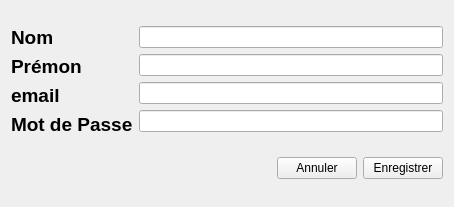
<?xml version="1.0" encoding="UTF-8"?>
<ui version="4.0">
 <class>NewAccount</class>
 <widget class="QWidget" name="NewAccount">
  <property name="geometry">
   <rect>
    <x>0</x>
    <y>0</y>
    <width>454</width>
    <height>207</height>
   </rect>
  </property>
  <property name="windowTitle">
   <string>Form</string>
  </property>
  <layout class="QVBoxLayout" name="verticalLayout_3" stretch="1,0">
   <item>
    <layout class="QHBoxLayout" name="horizontalLayout" stretch="0,0">
     <item>
      <layout class="QVBoxLayout" name="verticalLayout">
       <item>
        <widget class="QLabel" name="label">
         <property name="font">
          <font>
           <pointsize>14</pointsize>
           <weight>75</weight>
           <bold>true</bold>
          </font>
         </property>
         <property name="text">
          <string>Nom</string>
         </property>
        </widget>
       </item>
       <item>
        <widget class="QLabel" name="label_2">
         <property name="font">
          <font>
           <pointsize>14</pointsize>
           <weight>75</weight>
           <bold>true</bold>
          </font>
         </property>
         <property name="text">
          <string>Prémon</string>
         </property>
        </widget>
       </item>
       <item>
        <widget class="QLabel" name="label_3">
         <property name="font">
          <font>
           <pointsize>14</pointsize>
           <weight>75</weight>
           <bold>true</bold>
          </font>
         </property>
         <property name="text">
          <string>email</string>
         </property>
        </widget>
       </item>
       <item>
        <widget class="QLabel" name="label_4">
         <property name="font">
          <font>
           <pointsize>14</pointsize>
           <weight>75</weight>
           <bold>true</bold>
          </font>
         </property>
         <property name="text">
          <string>Mot de Passe</string>
         </property>
        </widget>
       </item>
      </layout>
     </item>
     <item>
      <layout class="QVBoxLayout" name="verticalLayout_2">
       <item>
        <widget class="QLineEdit" name="lineEdit"/>
       </item>
       <item>
        <widget class="QLineEdit" name="lineEdit_2"/>
       </item>
       <item>
        <widget class="QLineEdit" name="lineEdit_3"/>
       </item>
       <item>
        <widget class="QLineEdit" name="lineEdit_4">
         <property name="echoMode">
          <enum>QLineEdit::Password</enum>
         </property>
        </widget>
       </item>
      </layout>
     </item>
    </layout>
   </item>
   <item>
    <layout class="QHBoxLayout" name="horizontalLayout_2">
     <item>
      <spacer name="horizontalSpacer">
       <property name="orientation">
        <enum>Qt::Horizontal</enum>
       </property>
       <property name="sizeHint" stdset="0">
        <size>
         <width>40</width>
         <height>20</height>
        </size>
       </property>
      </spacer>
     </item>
     <item>
      <widget class="QPushButton" name="pushButton_2">
       <property name="text">
        <string>Annuler</string>
       </property>
      </widget>
     </item>
     <item>
      <widget class="QPushButton" name="pushButton">
       <property name="text">
        <string>Enregistrer</string>
       </property>
      </widget>
     </item>
    </layout>
   </item>
  </layout>
 </widget>
 <resources/>
 <connections/>
</ui>
